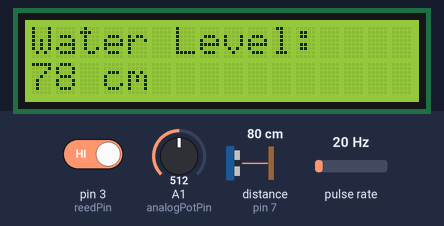
A sketch run on a simulated Arduino Uno, built with avr-gcc and run on an emulated ATmega328P. Shown: 16×2 character LCD. Wiring (inferred from the names in the program): ultrasonic range finder: trigger pin 6; echo pin 7; pulse sensor: data pin 2. The test bench sets the inputs (shaded band); at power-on: A1 (analogPotPin) = 512, pin 3 (reedPin) HIGH, distance to the obstacle (sensor on pin 7) 80 cm, pulse rate 20 Hz. The echo pulse lasts 58.3 µs per cm.

Above: at 1.2 s.
1.3 s: A1 (analogPotPin) set to 656
2.8 s: A1 (analogPotPin) set to 681
At 3.5 s:
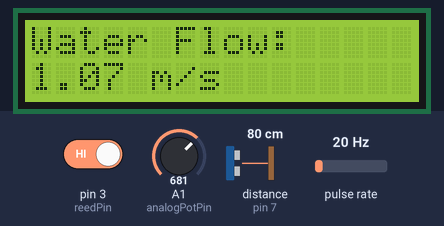
4.3 s: A1 (analogPotPin) set to 323
At 4.8 s:
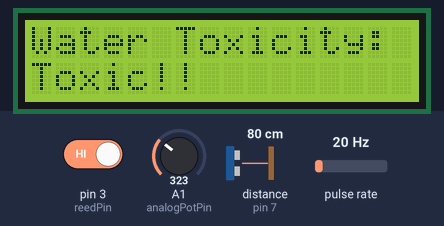
5.9 s: pin 3 (reedPin) driven LOW
At 6.4 s:
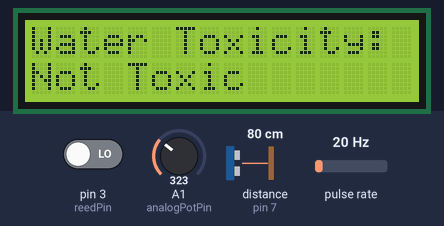
7.5 s: A1 (analogPotPin) set to 352
At 7.9 s:
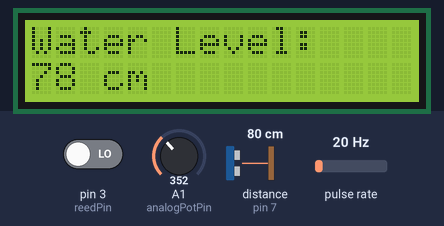
10.1 s: distance to the obstacle (sensor on pin 7) set to 299 cm
At 10.42 s:
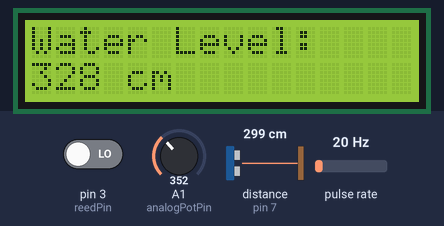
Timing chart, 0 to 12.8 s (numbered marks = the images above; inputs shaded):
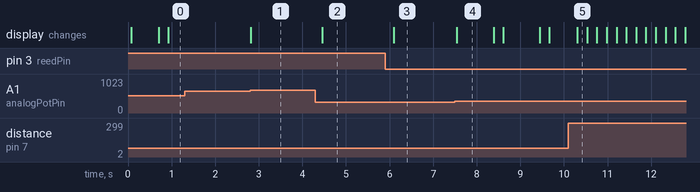

Measured:
- the behaviour switches between 666 and 667 on A1 (analogPotPin) (found by bisection; images 0 and 1)
- the behaviour switches between 333 and 334 on A1 (analogPotPin) (found by bisection; images 3 and 4)
- after the input at 1.3 s, every drawn part: stays the same
- after the input at 2.8 s, the display: changes at once (image 1)
- after the input at 4.3 s, the display: changes after 0.16 s (image 2)
- after the input at 5.9 s, the display: changes after 0.20 s (image 3)
- after the input at 7.5 s, the display: changes at once (image 4)
- after the input at 10.1 s, the display: changes after 0.21 s (image 5)

The sketch:

demoProtoCode.ino
```cpp
// Demo Prototype Code : 12.15.2021 : Kaden Wince
// Description: Interfaces the arduino with multiple sensors for the RFP project which include: hall effect sensor(water flow),
// magnetic reed switch(water toxicity), and ultrasonic sensor(water level)

// Num Includes
#include <LiquidCrystal.h>
#include <math.h>

// Variables Used
  // Reed Switch
  bool reedOn = false; // Boolean value for whether the reed switch is open or closed
  // Potentiometer
  int potMode = 1;     // 1 = Hall Effect Sensor, 2 = Ultrasonic Sensor, 3 = Reed Switch
  // LCD Screen
  const int rs = 13, en = 12, d4 = 8, d5 = 9, d6 = 10, d7 = 11; // Labels the pins for the LCD display
  LiquidCrystal lcd(rs, en, d4, d5, d6, d7);                    // Creates the LCD display using those pins and sets it to an object
  // Ultrasonic Sensor
  long duration;              // Duration measures the time between sound waves sent and receive
  int distance;               // Distance is the distance between the speakers and object its measuring
  // Hall Effect Sensor
  int count;                  // The count of the hall effect pulses
  const int interval = 1000;  // The interval of when it calculates the rpm in milliseconds
  int prevMillis = 0;         // Storing of the previous millisecond mark to keep track of time
  bool onState = false;       // Debounce variable
  float velocity = 0;


// Pins for the sensors
  // Digital Pins
  const int hallEffectPin = 2;
  const int reedPin = 3;
  const int trigPin = 6;
  const int echoPin = 7;
  // Analog Pins
  const int analogPotPin = 1;


void setup() {
  Serial.begin(9600);

  // Set pin mode and initalize the LCD and also set the interrupt
  pinMode(reedPin, INPUT_PULLUP);                                                   // Set the pin the magnetic reed switch is in to INPUT_PULLUP
  pinMode(trigPin, OUTPUT);                                                         // Set the pin the trigger part of ultrasonic is in to OUTPUT
  pinMode(echoPin, INPUT);                                                          // Set the pin the echo part of ultrasonic is in to INPUT
  pinMode(hallEffectPin, INPUT);                                                    // Set the pin the  hall effect sensor is put in to INPUT
  attachInterrupt(digitalPinToInterrupt(hallEffectPin), detectMagnetOpen, CHANGE);  // Set the interrupt pin to a function and have it activate when the voltage changes
  lcd.begin(16,2);                                                                  // Begin the LCD with 16 columms and 2 rows
}

void loop() {
  // Do the checking for the reed switch to see if it had been activated
  if(digitalRead(reedPin) == 1){
    reedOn = true;               // If the reed switch is closed and there is voltage going through then set the on state to true
  } else {
    reedOn = false;              // Else set it to false
  }

  // Do the checking of the potentiometer to see what value it is
  if(analogRead(analogPotPin) >= 666){ potMode = 1; }                                    // If the pot is in the left 1/3 then set it to Water Flow mode
  if(analogRead(analogPotPin) >= 333 && analogRead(analogPotPin) <= 666){ potMode = 2; } // If the pot is in the middle 1/3 then set it to Water Level mode
  if(analogRead(analogPotPin) >= 0 &&  analogRead(analogPotPin) <= 333){ potMode = 3; }  // If the pot is in the right 1/3 then set it to Water Toxicity mode

  // Do the calculations from the hall effect sensor to gather the water flow rate
  int currentMillis = millis();                 // Set a value to what the current millisecond is so you can compare
  if(currentMillis - prevMillis >= interval){
    // Rpm is calculated by taking the count of pulses from sensor and dividing by 4 since there is that many in a rotation and 6then dividing by time passed to get rps
    // and then multiplying by 60 to get rpm
    double rpm = ((count / 4) * 60) / ((currentMillis - prevMillis) / 1000);
    prevMillis = currentMillis;           // Resets the timer
    count = 0;                            // Resets the count of pulses
    velocity = (2 * M_PI * 0.034 * rpm) / 60;
  }

  // Print out the stuff to the lcd screen
  if(potMode == 1){                  // Water Flow LCD Mode
    lcd.setCursor(0,0);              // Sets the cursor to the 1st column in the first row
    lcd.print("Water Flow:    ");    // Prints the string to that location
    lcd.setCursor(0,1);              // Moves the cursor to the 1st column in the second row
    lcd.print(velocity);             // Prints at the location
    lcd.print(" m/s");               // Prints at the location
  }
  if(potMode == 2){                  // Water Level Mode
    // Clears the trigPin condition
    digitalWrite(trigPin, LOW);
    delayMicroseconds(2);
    // Sets the trigPin HIGH (ACTIVE) for 10 microseconds
    digitalWrite(trigPin, HIGH);
    delayMicroseconds(10);
    digitalWrite(trigPin, LOW);
    // Reads the echoPin, returns the sound wave travel time in microseconds
    duration = pulseIn(echoPin, HIGH);
    // Calculating the distance
    distance = duration * 0.034 / 2; // Speed of sound wave divided by 2 (go and back)
    // Printing to the lcd the distance from the sensor
    lcd.setCursor(0,0);              // Set the cursor to 1st column of 1st row
    lcd.print("Water Level:   ");    // Print the string at that location
    lcd.setCursor(0,1);              // Set the cursor to 1st column of 2nd row
    lcd.print("                  "); // Clear that column
    lcd.setCursor(0,1);              // Set it again
    lcd.print(distance);             // Print out the distance
    lcd.print(" cm");                // Print the measurement after it
  }
  if(potMode == 3){
    lcd.setCursor(0,0);                                  // Set the cursor to 1st column of 1st row
    lcd.print("Water Toxicity:");                        // Print the string at that location
    lcd.setCursor(0,1);                                  // Set the cursor to 1st column of 2nd row
    if(!reedOn){ lcd.print("Not Toxic          "); }    // Print the string at the location if the switch is open
    if(reedOn){ lcd.print("Toxic!!             "); }    // Print the string at the location if the switch is not open
  }

  delay(200);
}

void detectMagnetOpen(){                                     // Interrupt Function set on INTERRUPT pin 0
  if(onState == false && digitalRead(hallEffectPin) == 1){   // If the hall effect sensor is not on and the pin shows as having 5V
    onState = true;                                          // Sets the onState to true to debounce and prevent misinputs
    count++;                                                 // Sets the count of the pulse up by one
    delay(200);                                              // Gives a slight wait time before it allows another pulse to be read to prevent misinputs
  }
  if(onState == true && digitalRead(hallEffectPin) == 0){    // If the hall effect sensor is on and the pin shows as having 0V
    onState = false;                                         // Sets the onState to false to debounce and prevent misinputs
  }
}
```
